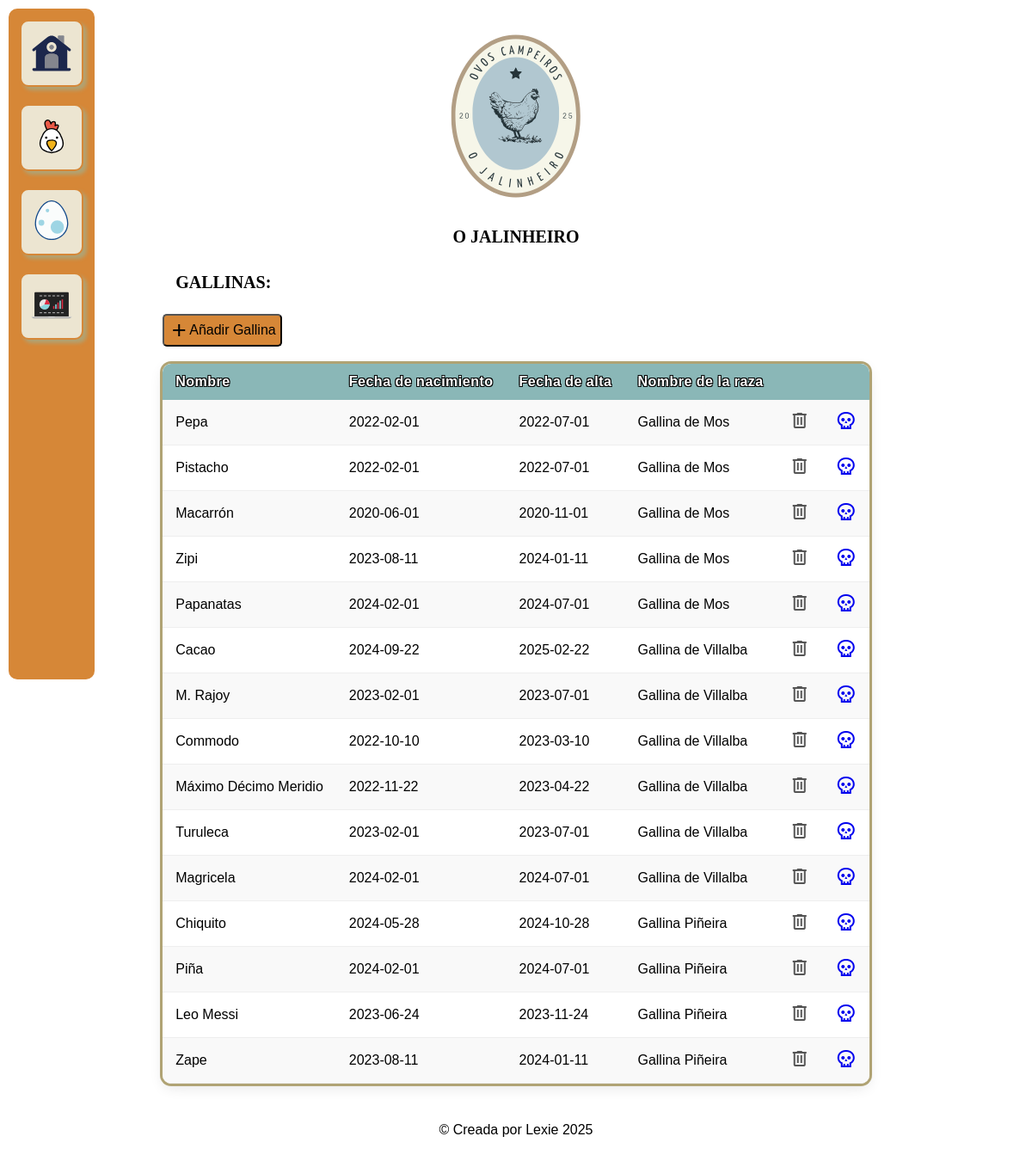
The page /gallinas.php on the database its author committed.
### tables this page shows
CREATE TABLE gallina(
    id INT AUTO_INCREMENT PRIMARY KEY,
    nombre VARCHAR(100) NOT NULL,
    fecha_nacimiento DATE,
    fecha_alta DATE NOT NULL DEFAULT CURRENT_DATE,
    nombre_raza VARCHAR(100) NOT NULL,
    FOREIGN KEY (nombre_raza) REFERENCES raza(nombre)
);

### model/gallina_model.php (called while the page is built, shortened)
<?php
function mostrarGallinas()
{
    include("include/db_connection.php");
    $datos = [];
    $sql = " SELECT * FROM gallina;";
    $result = mysqli_query($db, $sql);
    while ($fila = mysqli_fetch_assoc($result)) {
        $datos[] = $fila;
    }
    return $datos;
}

### gallinas.php (the view, shortened to what this page needs)
<!DOCTYPE html>
<html lang='es'>
<head>
    <?php include('include/links.php'); ?>
</head>
<body>
    <?php include('include/cabecera.php'); ?>
    <main class="contenedor">
        <section class="card contenedor">
            <div class="seccion">
                <h2 class="cabecera"> GALLINAS: </h2>
                <button onclick="mostrarModal()" class="añadirGallina"><span class="material-symbols-outlined">
                    </span> Añadir Gallina</button>
                <table>
                    <tr>
                        <th>Nombre</th>
                        <th>Fecha de nacimiento</th>
                        <th>Fecha de alta</th>
                        <th>Nombre de la raza</th>
                        <th></th>
                        <th></th>
                    </tr>
                    <?php include_once("model/gallina_model.php");
                    $gallinas = mostrarGallinas();
                    foreach ($gallinas as $gallina) {
                    ?>
                        <tr>
                            <td><?php echo $gallina['nombre']; ?></td>
                            <td><?php echo $gallina['fecha_nacimiento']; ?></td>
                            <td><?php echo $gallina['fecha_alta']; ?></td>
                            <td><?php echo $gallina['nombre_raza']; ?></td>
                            <td><a href="model/gallina_eliminar.php?id=<?php echo $gallina['id'];
                                                                        ?>"><span id="delete" class="material-symbols-outlined">
                                    </span></a></td>
                            <td><a href="gallinas.php?id=<?php echo $gallina['id']; ?>&gallina=<?php echo $gallina['nombre']; ?>"><span class="material-symbols-outlined">
                                    </span></a></td>
                        </tr>
                    <?php
                    }
                    ?>
                </table>
            </div>
        </section>
    </main>
    <footer>
        <p>&copy; Creada por Lexie 2025</p>
    </footer>
</body>
</html>

### include/links.php (shortened to what this page needs)
<link rel='stylesheet' href='css/style.css'>

### include/cabecera.php (shortened to what this page needs)
<header>
    <div id="menu">
        <div id="logo">
            <a href="index.php"><img src="img/logotipo.png" alt="Logotipo de la empresa O Jalinheiro"></a>
            <h1>O JALINHEIRO</h1>
        </div>
    </div>
</header>
<aside>
    <nav>
        <a id="home" href="index.php"></a>
        <a id="chicken" href="gallinas.php"></a>
        <a id="raza" href="raza.php"></a>
        <a id="stadict" href="estadisticas.php"></a>
    </nav>
</aside>

### css/style.css (style rules this page uses)
:root { --ColorFondoPrincipal: #ece5d1; --ColorSecundario: #b0a374; --ColorFondoEstadistica: #eea45aef; --Colorbotones: #D68737; --Colotexto1: #fff; --Colormodal: #8aa7a8; --fontTitle: "Sanchez", serif; --fontSubtitle: "Lora", serif; --fontParrafo: "Hind Madurai", sans-serif; }
* { padding: 0; margin: 0; box-sizing: border-box; scroll-behavior: smooth; }
.contenedor { width: 90%; max-width: 1200px; margin: 0 auto; }
h1, h2 { font-family: var(--fontTitle); font-size: 20px; }
p, td, th { font-family: var(--fontParrafo); font-size: 16px; }
img { width: 250px; height: auto; }
h2 { padding: 10px; margin: 5px; }
svg { width: 50px; height: 50px; }
#logo { display: flex; flex-direction: column; justify-content: center; align-items: center; color: #000; }
#menu { display: flex; flex-direction: column; justify-content: center; align-items: center; }
nav a { display: inline-block; text-decoration: none; border: #D68737 solid 2px; background-color: #ece5d1; border-radius: 10px; box-shadow: #b0a374 4px 4px 4px; color: var(--Colotexto1); padding: 10px; margin: 10px; }
aside { position: fixed; top: 10px; left: 10px; height: calc(100vh - 20px); background-color: #D68737; border-radius: 10px; display: flex; flex-direction: column; justify-content: flex-start; align-items: stretch; }
nav { padding: 2px; margin: 1px; display: flex; flex-direction: column; }
.card { display: flex; flex-direction: column; justify-content: center; align-items: center; }
.seccion { display: flex; flex-direction: column; justify-content: flex-start; align-items: flex-start; gap: 10px; }
.cabecera { text-align: left; }
.añadirGallina, .añadirRaza, .anadirProduccion { background-color: #D68737; display: flex; align-items: center; padding: 5px; margin-right: 5px; font-family: var(--fontParrafo); font-size: 16px; border-radius: 5px; margin-bottom: 10px; }
table { border-collapse: collapse; border-radius: 10px; font-size: 16px; border-radius: 10px; overflow: hidden; box-shadow: 0 0 0 3px #b0a374, 0 5px 15px rgba(0, 0, 0, 0.1); }
th { background: #8ab7b7; color: white; text-align: left; padding: 12px 15px; font-weight: bold; letter-spacing: 0.5px; text-shadow: -1px -1px 0 black, 1px -1px 0 black, -1px 1px 0 black, 1px 1px 0 black; }
td { padding: 12px 15px; border-bottom: 1px solid #eee; }
tr:nth-child(odd) { background: white; }
tr:nth-child(even) { background: #f9f9f9; }
#delete { color: #555; font-size: 24px; transition: color 0.3s ease; }
footer { display: flex; justify-content: center; align-items: center; margin: 20px; padding: 20px; }
form, div { padding-inline: 5px; padding: 5px; }

### rows shown on the page
gallina: nombre "Pepa", fecha_nacimiento "2022-02-01", fecha_alta "2022-07-01", nombre_raza "Gallina de Mos"
gallina: nombre "Pistacho", fecha_nacimiento "2022-02-01", fecha_alta "2022-07-01", nombre_raza "Gallina de Mos"
gallina: nombre "Macarrón", fecha_nacimiento "2020-06-01", fecha_alta "2020-11-01", nombre_raza "Gallina de Mos"
gallina: nombre "Zipi", fecha_nacimiento "2023-08-11", fecha_alta "2024-01-11", nombre_raza "Gallina de Mos"
gallina: nombre "Papanatas", fecha_nacimiento "2024-02-01", fecha_alta "2024-07-01", nombre_raza "Gallina de Mos"
gallina: nombre "Cacao", fecha_nacimiento "2024-09-22", fecha_alta "2025-02-22", nombre_raza "Gallina de Villalba"
gallina: nombre "M. Rajoy", fecha_nacimiento "2023-02-01", fecha_alta "2023-07-01", nombre_raza "Gallina de Villalba"
gallina: nombre "Commodo", fecha_nacimiento "2022-10-10", fecha_alta "2023-03-10", nombre_raza "Gallina de Villalba"
gallina: nombre "Máximo Décimo Meridio", fecha_nacimiento "2022-11-22", fecha_alta "2023-04-22", nombre_raza "Gallina de Villalba"
gallina: nombre "Turuleca", fecha_nacimiento "2023-02-01", fecha_alta "2023-07-01", nombre_raza "Gallina de Villalba"
gallina: nombre "Magricela", fecha_nacimiento "2024-02-01", fecha_alta "2024-07-01", nombre_raza "Gallina de Villalba"
gallina: nombre "Chiquito", fecha_nacimiento "2024-05-28", fecha_alta "2024-10-28", nombre_raza "Gallina Piñeira"
gallina: nombre "Piña", fecha_nacimiento "2024-02-01", fecha_alta "2024-07-01", nombre_raza "Gallina Piñeira"
gallina: nombre "Leo Messi", fecha_nacimiento "2023-06-24", fecha_alta "2023-11-24", nombre_raza "Gallina Piñeira"
gallina: nombre "Zape", fecha_nacimiento "2023-08-11", fecha_alta "2024-01-11", nombre_raza "Gallina Piñeira"
